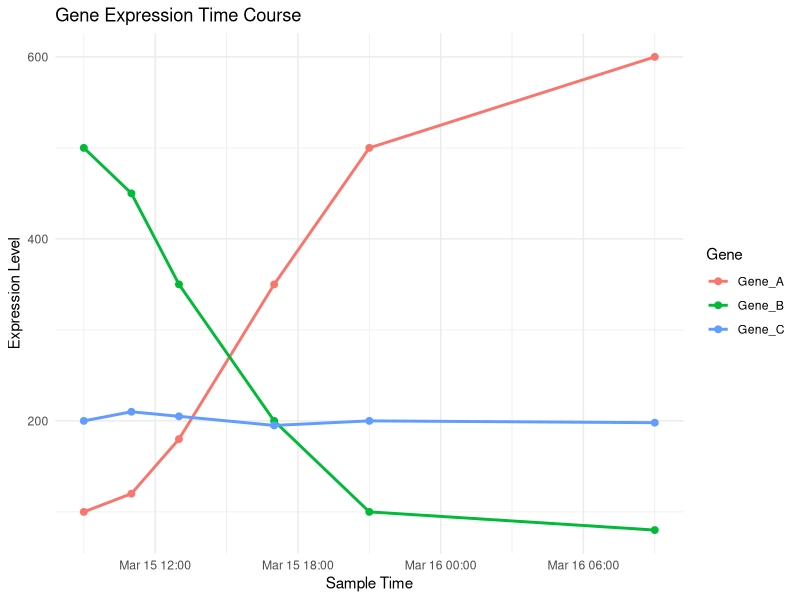
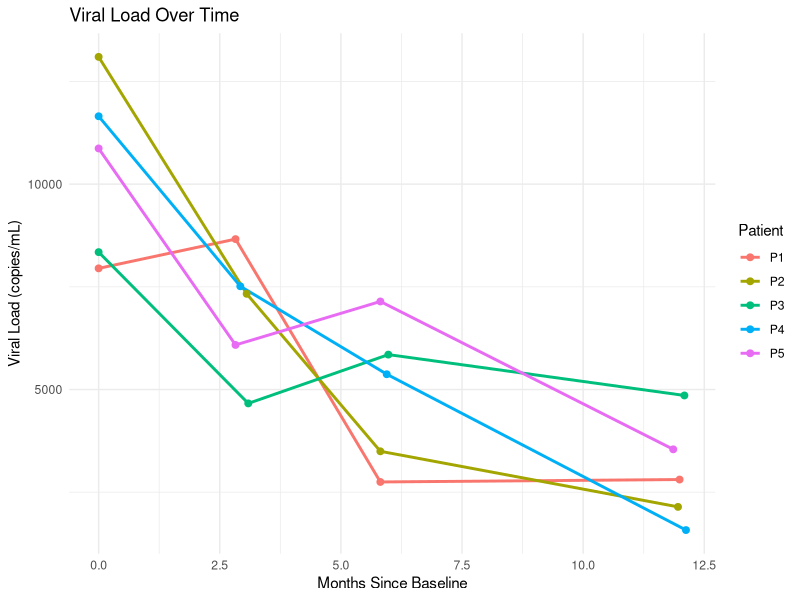
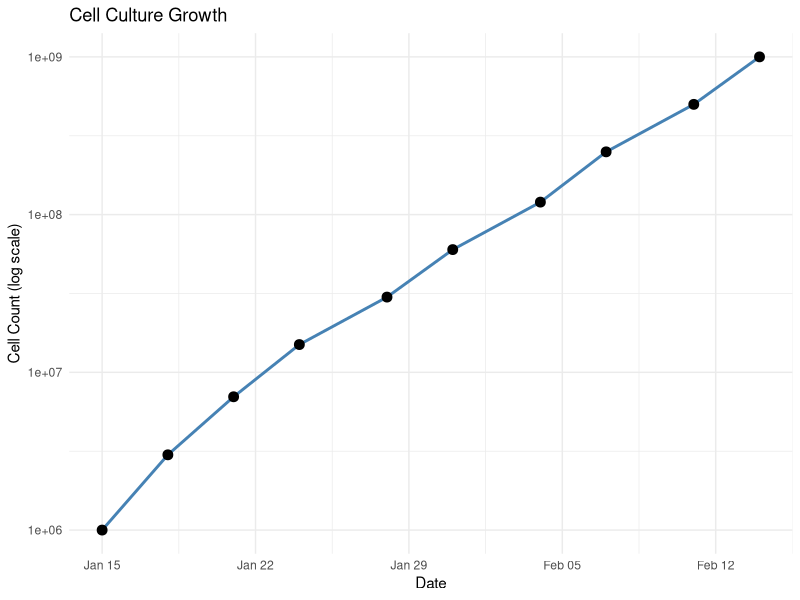
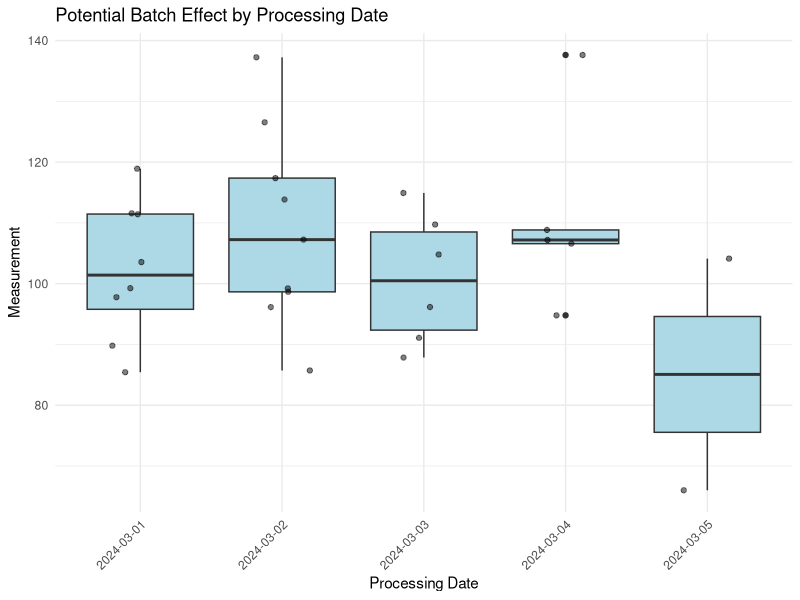
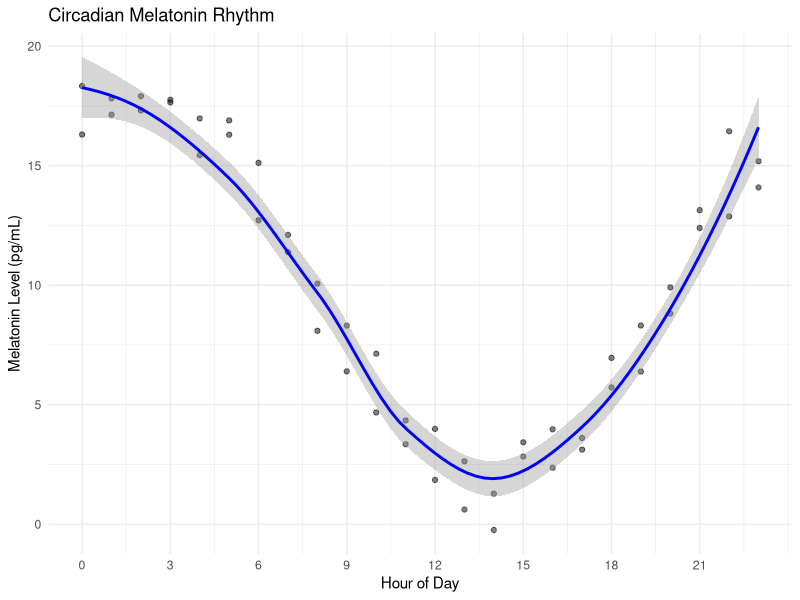

Write the R code that produced these figures, in order.
## ---- chunk 1
knitr::opts_chunk$set(echo = TRUE, message = FALSE, warning = FALSE)
## ---- chunk 2
library(tidyverse)
library(lubridate)  # Note: lubridate is not auto-loaded by tidyverse

# Current date/time
now()
today()
## ---- chunk 3
# Different formats
ymd("2024-03-15")          # Year-Month-Day
mdy("03/15/2024")          # Month/Day/Year
dmy("15-03-2024")          # Day-Month-Year

# Works with various separators
ymd("2024/03/15")
ymd("20240315")

# Parse from messy strings
ymd("Sample collected on 2024-03-15")
## ---- chunk 4
# Add hours, minutes, seconds
ymd_hms("2024-03-15 14:30:45")
ymd_hm("2024-03-15 14:30")

# Different formats
mdy_hms("03/15/2024 14:30:45")

# From timestamp
sample_time <- ymd_hms("2024-03-15 09:30:00")
sample_time
## ---- chunk 5
# Specify timezone
ymd_hms("2024-03-15 14:30:00", tz = "America/New_York")
ymd_hms("2024-03-15 14:30:00", tz = "UTC")
ymd_hms("2024-03-15 14:30:00", tz = "America/Los_Angeles")

# Convert between time zones
eastern_time <- ymd_hms("2024-03-15 14:30:00", tz = "America/New_York")
with_tz(eastern_time, "America/Los_Angeles")
with_tz(eastern_time, "UTC")
## ---- chunk 6
sample_date <- ymd_hms("2024-03-15 14:30:45")

# Date components
year(sample_date)
month(sample_date)
day(sample_date)
wday(sample_date)          # Day of week (1 = Sunday)
wday(sample_date, label = TRUE)  # Name
yday(sample_date)          # Day of year

# Time components
hour(sample_date)
minute(sample_date)
second(sample_date)

# Useful derived values
week(sample_date)          # Week of year
quarter(sample_date)       # Quarter
## ---- chunk 7
experiment_start <- ymd("2024-03-15")

# Add time
experiment_start + days(7)
experiment_start + weeks(2)
experiment_start + months(1)
experiment_start + years(1)

# Subtract time
experiment_start - days(3)

# Combine
experiment_start + days(7) + hours(3)

# Sequences of dates
seq(experiment_start, experiment_start + days(6), by = "day")
## ---- chunk 8
# Interval between two dates
start_date <- ymd("2024-03-01")
end_date <- ymd("2024-03-15")

interval(start_date, end_date)

# Time elapsed
time_diff <- end_date - start_date
time_diff

# As different units
as.numeric(time_diff, units = "days")
as.numeric(time_diff, units = "weeks")

# Duration
duration_days <- ddays(14)
start_date + duration_days
## ---- chunk 9
# Patient sample collection over time
samples <- tibble(
  sample_id = paste0("S", 1:20),
  collection_date = seq(ymd("2024-01-15"),
                        ymd("2024-02-03"),
                        by = "day"),
  patient_id = rep(paste0("P", 1:4), each = 5),
  visit_number = rep(1:5, times = 4)
)

samples %>%
  mutate(
    day_of_week = wday(collection_date, label = TRUE),
    month = month(collection_date, label = TRUE),
    week_number = week(collection_date)
  )
## ---- chunk 10
# Gene expression time course
time_course <- tibble(
  gene = rep(c("Gene_A", "Gene_B", "Gene_C"), each = 6),
  timepoint = rep(c(0, 2, 4, 8, 12, 24), times = 3),
  expression = c(
    # Gene_A: increases
    100, 120, 180, 350, 500, 600,
    # Gene_B: decreases
    500, 450, 350, 200, 100, 80,
    # Gene_C: stable
    200, 210, 205, 195, 200, 198
  )
) %>%
  mutate(
    # If experiment started at specific time
    experiment_start = ymd_hms("2024-03-15 09:00:00"),
    sample_time = experiment_start + hours(timepoint),
    time_of_day = hour(sample_time)
  )

time_course

# Plot by actual time
ggplot(time_course, aes(x = sample_time, y = expression, color = gene)) +
  geom_line(size = 1) +
  geom_point(size = 2) +
  labs(title = "Gene Expression Time Course",
       x = "Sample Time",
       y = "Expression Level",
       color = "Gene") +
  theme_minimal()
## ---- chunk 11
# Patient visits over months
patient_visits <- tibble(
  patient_id = rep(paste0("P", 1:5), each = 4),
  visit = rep(1:4, times = 5),
  visit_date = ymd("2023-01-01") + months(rep(c(0, 3, 6, 12), times = 5)) +
               days(sample(0:7, 20, replace = TRUE)),  # slight variation
  viral_load = rnorm(20, 10000, 3000) * exp(-rep(0:3, times = 5) * 0.3)
)

# Calculate time since baseline
patient_visits <- patient_visits %>%
  group_by(patient_id) %>%
  mutate(
    baseline_date = first(visit_date),
    days_since_baseline = as.numeric(visit_date - baseline_date),
    months_since_baseline = days_since_baseline / 30.44
  ) %>%
  ungroup()

patient_visits

# Plot
ggplot(patient_visits, aes(x = months_since_baseline, y = viral_load,
                           color = patient_id, group = patient_id)) +
  geom_line(size = 1) +
  geom_point(size = 2) +
  labs(title = "Viral Load Over Time",
       x = "Months Since Baseline",
       y = "Viral Load (copies/mL)",
       color = "Patient") +
  theme_minimal()
## ---- chunk 12
# Track cell passages
passages <- tibble(
  passage_number = 1:10,
  passage_date = ymd("2024-01-15") + days(c(0, 3, 6, 9, 13, 16, 20, 23, 27, 30)),
  cell_count = c(1e6, 3e6, 7e6, 1.5e7, 3e7, 6e7, 1.2e8, 2.5e8, 5e8, 1e9)
)

passages <- passages %>%
  mutate(
    days_in_culture = as.numeric(passage_date - first(passage_date)),
    days_since_last_passage = c(0, diff(passage_date)),
    doubling_time = days_since_last_passage /
                    log2(cell_count / lag(cell_count))
  )

passages

# Visualize
ggplot(passages, aes(x = passage_date, y = cell_count)) +
  geom_line(size = 1, color = "steelblue") +
  geom_point(size = 3) +
  scale_y_log10(labels = scales::scientific) +
  labs(title = "Cell Culture Growth",
       x = "Date",
       y = "Cell Count (log scale)") +
  theme_minimal()
## ---- chunk 13
# Samples processed on different days
sample_processing <- tibble(
  sample_id = paste0("S", 1:30),
  processing_date = sample(seq(ymd("2024-03-01"),
                               ymd("2024-03-05"),
                               by = "day"),
                           30, replace = TRUE),
  measurement = rnorm(30, 100, 15)
)

# Check for batch effects
sample_processing <- sample_processing %>%
  mutate(
    processing_day = wday(processing_date, label = TRUE),
    batch = as.factor(processing_date)
  )

# Plot by batch
ggplot(sample_processing, aes(x = batch, y = measurement)) +
  geom_boxplot(fill = "lightblue") +
  geom_jitter(width = 0.2, alpha = 0.5) +
  labs(title = "Potential Batch Effect by Processing Date",
       x = "Processing Date",
       y = "Measurement") +
  theme_minimal() +
  theme(axis.text.x = element_text(angle = 45, hjust = 1))

# Statistical test
summary(aov(measurement ~ batch, data = sample_processing))
## ---- chunk 14
# Samples collected at different times of day
circadian_samples <- tibble(
  sample_id = paste0("S", 1:48),
  collection_time = ymd_hms("2024-03-15 00:00:00") + hours(rep(0:23, 2)),
  melatonin_level = 10 + 8 * sin((rep(0:23, 2) - 20) * pi / 12) +
                    rnorm(48, 0, 1)
) %>%
  mutate(
    hour_of_day = hour(collection_time),
    time_category = case_when(
      hour_of_day >= 6 & hour_of_day < 12 ~ "Morning",
      hour_of_day >= 12 & hour_of_day < 18 ~ "Afternoon",
      hour_of_day >= 18 & hour_of_day < 22 ~ "Evening",
      TRUE ~ "Night"
    ),
    time_category = factor(time_category,
                          levels = c("Morning", "Afternoon", "Evening", "Night"))
  )

# Plot circadian pattern
ggplot(circadian_samples, aes(x = hour_of_day, y = melatonin_level)) +
  geom_point(alpha = 0.5) +
  geom_smooth(method = "loess", color = "blue", size = 1) +
  scale_x_continuous(breaks = seq(0, 23, 3)) +
  labs(title = "Circadian Melatonin Rhythm",
       x = "Hour of Day",
       y = "Melatonin Level (pg/mL)") +
  theme_minimal()
## ---- chunk 15
# Complex experiment with multiple steps
experiment_log <- tibble(
  step = c("Sample preparation", "RNA extraction", "Library prep",
           "Sequencing", "Data analysis"),
  start_time = ymd_hms(c(
    "2024-03-15 09:00:00",
    "2024-03-15 11:30:00",
    "2024-03-15 14:00:00",
    "2024-03-16 09:00:00",
    "2024-03-18 10:00:00"
  )),
  end_time = ymd_hms(c(
    "2024-03-15 11:30:00",
    "2024-03-15 14:00:00",
    "2024-03-15 17:30:00",
    "2024-03-17 15:00:00",
    "2024-03-20 16:00:00"
  ))
)

experiment_log <- experiment_log %>%
  mutate(
    duration = end_time - start_time,
    duration_hours = as.numeric(duration, units = "hours"),
    duration_days = as.numeric(duration, units = "days"),
    wait_time = start_time - lag(end_time),
    wait_hours = as.numeric(wait_time, units = "hours")
  )

experiment_log

# Total experiment time
total_duration <- last(experiment_log$end_time) - first(experiment_log$start_time)
cat("Total experiment duration:", as.numeric(total_duration, units = "days"), "days\n")
## ---- chunk 16
# Sometimes you only have month and year
publication_dates <- c("2023-01", "2023-03", "2023-12", "2024-02")

# Parse as first day of month
parsed_dates <- ym(publication_dates)
parsed_dates

# Create tibble
publications <- tibble(
  paper_id = paste0("Paper_", 1:4),
  pub_date = parsed_dates
) %>%
  mutate(
    year = year(pub_date),
    month = month(pub_date, label = TRUE),
    quarter = quarter(pub_date)
  )

publications
## ---- chunk 17
sample_time <- ymd_hms("2024-03-15 14:37:28")

# Round to different units
floor_date(sample_time, "day")    # Start of day
floor_date(sample_time, "month")  # Start of month
ceiling_date(sample_time, "day")  # Next day
round_date(sample_time, "hour")   # Nearest hour

# Useful for grouping
samples_detailed <- tibble(
  sample_id = paste0("S", 1:100),
  exact_time = ymd_hms("2024-03-15 08:00:00") +
               minutes(sample(0:480, 100, replace = TRUE))
) %>%
  mutate(
    hour_block = floor_date(exact_time, "hour"),
    day = floor_date(exact_time, "day")
  )

# Count samples per hour
samples_detailed %>%
  count(hour_block)
## ---- chunk 18
# Clinical trial with screening, treatment, and follow-up
clinical_trial <- tibble(
  patient_id = paste0("PT", str_pad(1:20, 3, pad = "0")),
  screening_date = ymd("2023-06-01") + days(sample(0:30, 20, replace = TRUE)),
  treatment_start = screening_date + days(sample(7:14, 20, replace = TRUE)),
  treatment_end = treatment_start + days(84),  # 12 weeks
  followup_1 = treatment_end + weeks(4),
  followup_2 = treatment_end + weeks(12),
  followup_3 = treatment_end + weeks(24)
)

# Calculate various intervals
clinical_trial <- clinical_trial %>%
  mutate(
    screen_to_treatment = as.numeric(treatment_start - screening_date),
    treatment_duration = as.numeric(treatment_end - treatment_start),
    total_followup = as.numeric(followup_3 - treatment_end),
    study_duration = as.numeric(followup_3 - screening_date),

    # Check protocol compliance
    on_schedule = screen_to_treatment <= 14,
    completed_treatment = treatment_duration == 84
  )

# Summary
clinical_trial %>%
  summarise(
    n_patients = n(),
    mean_screen_to_tx = mean(screen_to_treatment),
    compliance_rate = mean(on_schedule),
    completion_rate = mean(completed_treatment)
  )
## ---- chunk 19
# Patient ages
patients <- tibble(
  patient_id = paste0("P", 1:10),
  birth_date = ymd("1990-01-01") + years(sample(0:30, 10, replace = TRUE)),
  enrollment_date = ymd("2024-03-15")
)

patients <- patients %>%
  mutate(
    age_at_enrollment = interval(birth_date, enrollment_date) / years(1),
    age_years = floor(age_at_enrollment),
    age_category = case_when(
      age_years < 30 ~ "Young",
      age_years < 50 ~ "Middle",
      TRUE ~ "Senior"
    )
  )

patients
## ---- chunk 20
tibble(
  Function = c("ymd()", "ymd_hms()", "today()", "now()",
               "year()", "month()", "day()", "hour()",
               "wday()", "+days()", "interval()", "with_tz()"),
  Purpose = c("Parse date", "Parse datetime", "Current date", "Current datetime",
              "Extract year", "Extract month", "Extract day", "Extract hour",
              "Day of week", "Add days", "Create interval", "Convert timezone"),
  Example = c('ymd("2024-03-15")', 'ymd_hms("2024-03-15 14:30:00")',
              'today()', 'now()', 'year(date)', 'month(date)',
              'day(date)', 'hour(datetime)', 'wday(date)',
              'date + days(7)', 'interval(start, end)', 'with_tz(time, "UTC")')
) %>%
  knitr::kable()
## ---- chunk 21
# Be explicit about time zones!
time1 <- ymd_hms("2024-03-15 14:00:00", tz = "America/New_York")
time2 <- ymd_hms("2024-03-15 14:00:00", tz = "America/Los_Angeles")

time1 == time2  # FALSE! Same clock time, different actual time
## ---- chunk 22
date <- ymd("2024-01-31")

# Adding months can be tricky
date + months(1)  # Feb 29 (leap year!)
date + months(2)  # March 31

# Use %m+% for month arithmetic
date %m+% months(1)  # Stays at end of month
